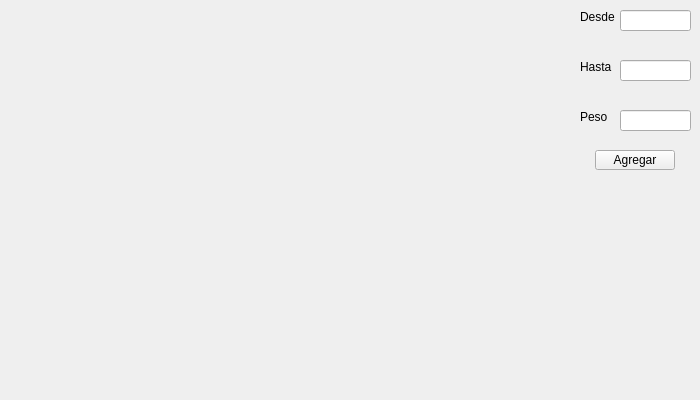
<?xml version="1.0" encoding="UTF-8"?>
<ui version="4.0">
 <class>MyClickableWidget</class>
 <widget class="QWidget" name="MyClickableWidget">
  <property name="geometry">
   <rect>
    <x>0</x>
    <y>0</y>
    <width>700</width>
    <height>400</height>
   </rect>
  </property>
  <property name="windowTitle">
   <string>Form</string>
  </property>
  <widget class="QLabel" name="label_3">
   <property name="geometry">
    <rect>
     <x>580</x>
     <y>110</y>
     <width>47</width>
     <height>13</height>
    </rect>
   </property>
   <property name="text">
    <string>Peso</string>
   </property>
  </widget>
  <widget class="QLabel" name="label">
   <property name="geometry">
    <rect>
     <x>580</x>
     <y>10</y>
     <width>47</width>
     <height>13</height>
    </rect>
   </property>
   <property name="text">
    <string>Desde</string>
   </property>
  </widget>
  <widget class="QLineEdit" name="toText">
   <property name="geometry">
    <rect>
     <x>620</x>
     <y>60</y>
     <width>71</width>
     <height>21</height>
    </rect>
   </property>
  </widget>
  <widget class="QLineEdit" name="fromText">
   <property name="geometry">
    <rect>
     <x>620</x>
     <y>10</y>
     <width>71</width>
     <height>21</height>
    </rect>
   </property>
  </widget>
  <widget class="QLabel" name="label_2">
   <property name="geometry">
    <rect>
     <x>580</x>
     <y>60</y>
     <width>47</width>
     <height>13</height>
    </rect>
   </property>
   <property name="text">
    <string>Hasta</string>
   </property>
  </widget>
  <widget class="QLineEdit" name="peso">
   <property name="geometry">
    <rect>
     <x>620</x>
     <y>110</y>
     <width>71</width>
     <height>21</height>
    </rect>
   </property>
  </widget>
  <widget class="QPushButton" name="pushButton_2">
   <property name="geometry">
    <rect>
     <x>595</x>
     <y>150</y>
     <width>80</width>
     <height>20</height>
    </rect>
   </property>
   <property name="text">
    <string>Agregar</string>
   </property>
  </widget>
 </widget>
 <resources/>
 <connections/>
</ui>
